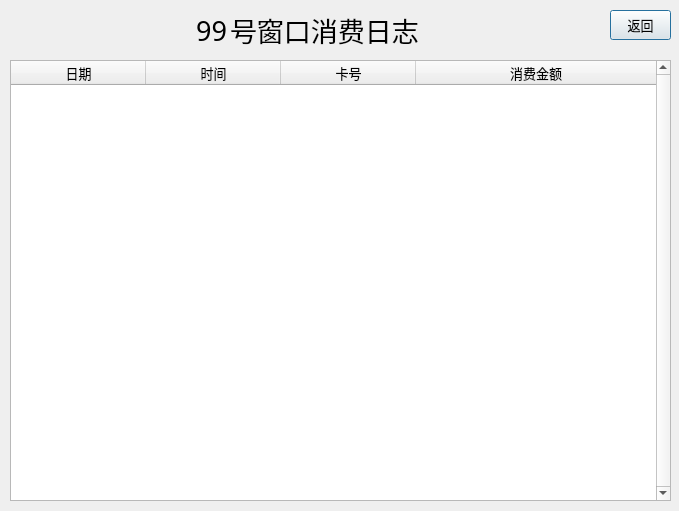
<?xml version="1.0" encoding="UTF-8"?>
<ui version="4.0">
 <class>CosumeLogDialog</class>
 <widget class="QDialog" name="CosumeLogDialog">
  <property name="geometry">
   <rect>
    <x>0</x>
    <y>0</y>
    <width>679</width>
    <height>511</height>
   </rect>
  </property>
  <property name="minimumSize">
   <size>
    <width>679</width>
    <height>511</height>
   </size>
  </property>
  <property name="maximumSize">
   <size>
    <width>679</width>
    <height>511</height>
   </size>
  </property>
  <property name="windowTitle">
   <string>消费日志</string>
  </property>
  <widget class="QTableWidget" name="tableWidget">
   <property name="geometry">
    <rect>
     <x>10</x>
     <y>60</y>
     <width>661</width>
     <height>441</height>
    </rect>
   </property>
   <property name="font">
    <font>
     <pointsize>10</pointsize>
    </font>
   </property>
   <property name="verticalScrollBarPolicy">
    <enum>Qt::ScrollBarAlwaysOn</enum>
   </property>
   <property name="sizeAdjustPolicy">
    <enum>QAbstractScrollArea::AdjustIgnored</enum>
   </property>
   <property name="editTriggers">
    <set>QAbstractItemView::NoEditTriggers</set>
   </property>
   <property name="textElideMode">
    <enum>Qt::ElideMiddle</enum>
   </property>
   <attribute name="horizontalHeaderDefaultSectionSize">
    <number>135</number>
   </attribute>
   <attribute name="horizontalHeaderShowSortIndicator" stdset="0">
    <bool>true</bool>
   </attribute>
   <attribute name="horizontalHeaderStretchLastSection">
    <bool>true</bool>
   </attribute>
   <column>
    <property name="text">
     <string>日期</string>
    </property>
   </column>
   <column>
    <property name="text">
     <string>时间</string>
    </property>
   </column>
   <column>
    <property name="text">
     <string>卡号</string>
    </property>
   </column>
   <column>
    <property name="text">
     <string>消费金额</string>
    </property>
   </column>
  </widget>
  <widget class="QLabel" name="winNumLabel">
   <property name="geometry">
    <rect>
     <x>184</x>
     <y>15</y>
     <width>43</width>
     <height>30</height>
    </rect>
   </property>
   <property name="font">
    <font>
     <family>仿宋</family>
     <pointsize>20</pointsize>
    </font>
   </property>
   <property name="text">
    <string>99</string>
   </property>
   <property name="alignment">
    <set>Qt::AlignRight|Qt::AlignTrailing|Qt::AlignVCenter</set>
   </property>
  </widget>
  <widget class="QLabel" name="label_2">
   <property name="geometry">
    <rect>
     <x>230</x>
     <y>15</y>
     <width>241</width>
     <height>30</height>
    </rect>
   </property>
   <property name="font">
    <font>
     <family>Arial</family>
     <pointsize>20</pointsize>
    </font>
   </property>
   <property name="text">
    <string>号窗口消费日志</string>
   </property>
  </widget>
  <widget class="QPushButton" name="goBackButton">
   <property name="geometry">
    <rect>
     <x>610</x>
     <y>10</y>
     <width>61</width>
     <height>30</height>
    </rect>
   </property>
   <property name="font">
    <font>
     <family>Arial</family>
     <pointsize>10</pointsize>
    </font>
   </property>
   <property name="text">
    <string>返回</string>
   </property>
  </widget>
 </widget>
 <resources/>
 <connections/>
</ui>
